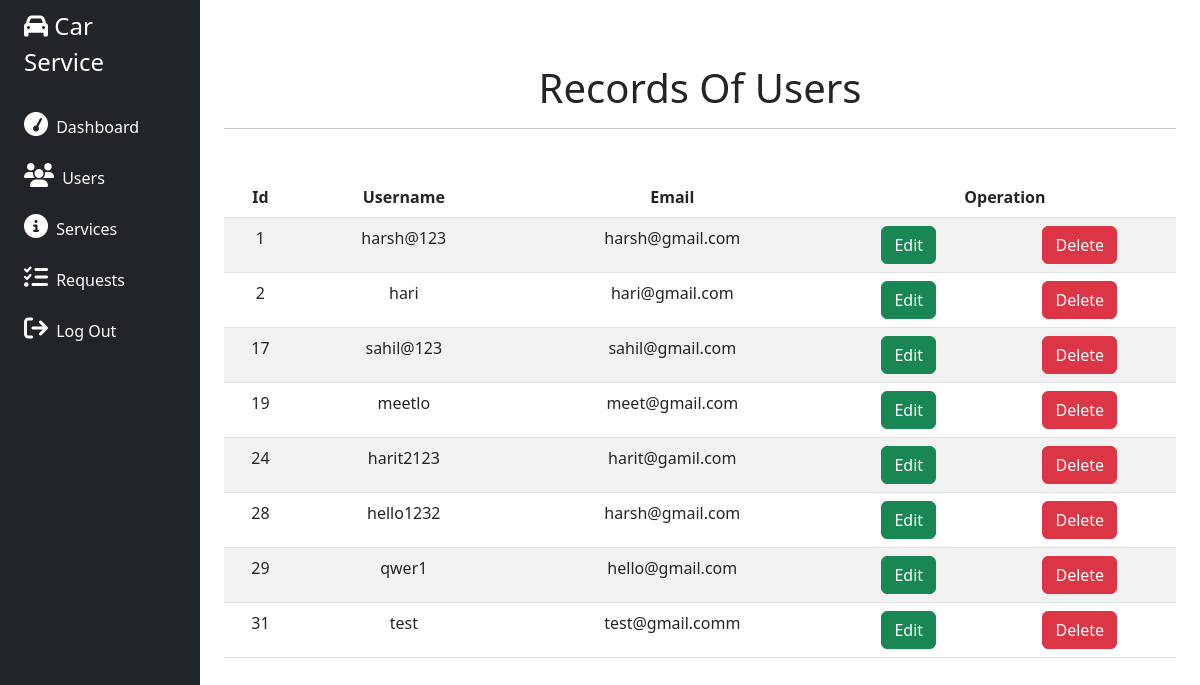
/admin/user_rec.php (signed in), run on the app's committed database.
### tables this page shows
CREATE TABLE `user` (
  `id` int(11) NOT NULL,
  `username` varchar(20) NOT NULL,
  `password` varchar(20) NOT NULL,
  `email` varchar(30) NOT NULL,
  `type` varchar(10) NOT NULL
);

### admin/user_rec.php (the view, shortened to what this page needs)
<?php
require '../connection.php';
$selectqry = "select * from  user";
$qry = mysqli_query($conn, $selectqry);
?>
<!DOCTYPE html>
<html lang="en">
<head>
    <link rel="stylesheet" href="https://cdnjs.cloudflare.com/ajax/libs/font-awesome/6.4.2/css/all.min.css" />
    <link rel="stylesheet" href="../css/bootstrap.min.css">
</head>
<body>
    <div class="container-fluid">
        <div class="row flex-nowrap">
            <?php require('sidebar.php') ?>
            <div class="col py-3">
                <div class="container">
                    <h1 class="text-center mt-5">Records Of Users</h1><hr>
                    <table class="table table-striped text-center mt-5">
                        <thead>
                            <tr>
                                <th>Id</th>
                                <th>Username</th>
                                <th>Email</th>
                                <th colspan="2">Operation</th>
                            </tr>
                        </thead>
                        <tbody>
                            <?php
                            if (mysqli_num_rows($qry) > 0) {
                                while ($r = mysqli_fetch_array($qry)) {
                            ?>
                                    <tr>
                                        <td><?php echo $r['id']; ?></td>
                                        <td><?php echo $r['username']; ?></td>
                                        <td><?php echo $r['email']; ?></td>
                                        <td><a href="update.php?sid=<?php echo $r['id']; ?>" class="btn btn-success">Edit</a></td>
                                        <td><a href="delete.php?sid=<?php echo $r['id']; ?>" class="btn btn-danger" onclick="return confirm+('Are you sure to delete this user?')">Delete</a></td>
                                    </tr>
                            <?php
                                }
                            }
                            ?>
                        </tbody>
                    </table>
                </div>
            </div>
        </div>
    </div>
</body>
</html>

### data on the page
user: id "1", username "harsh@123", email "harsh@gmail.com"
user: id "2", username "hari", email "hari@gmail.com"
user: id "17", username "sahil@123", email "sahil@gmail.com"
user: id "19", username "meetlo", email "meet@gmail.com"
user: id "24", username "harit2123", email "harit@gamil.com"
user: id "28", username "hello1232", email "harsh@gmail.com"
user: id "29", username "qwer1", email "hello@gmail.com"
user: id "31", username "test", email "test@gmail.comm"
